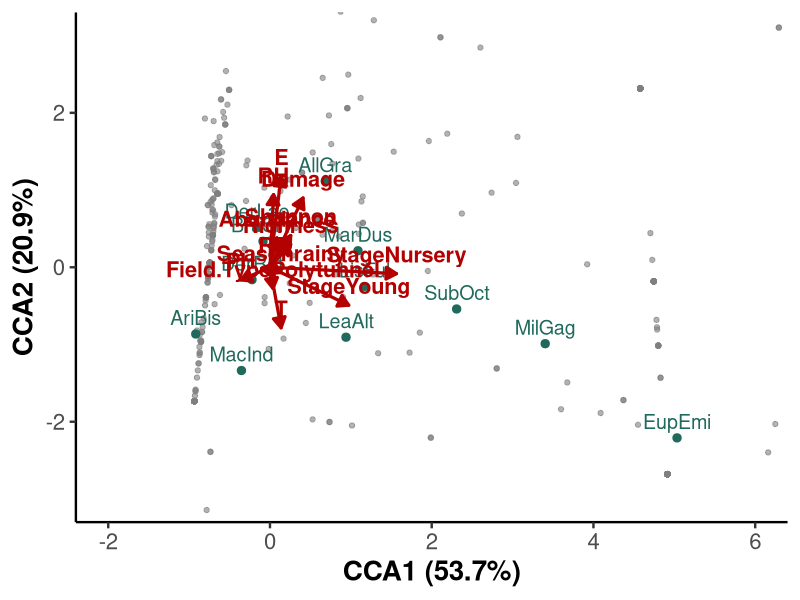
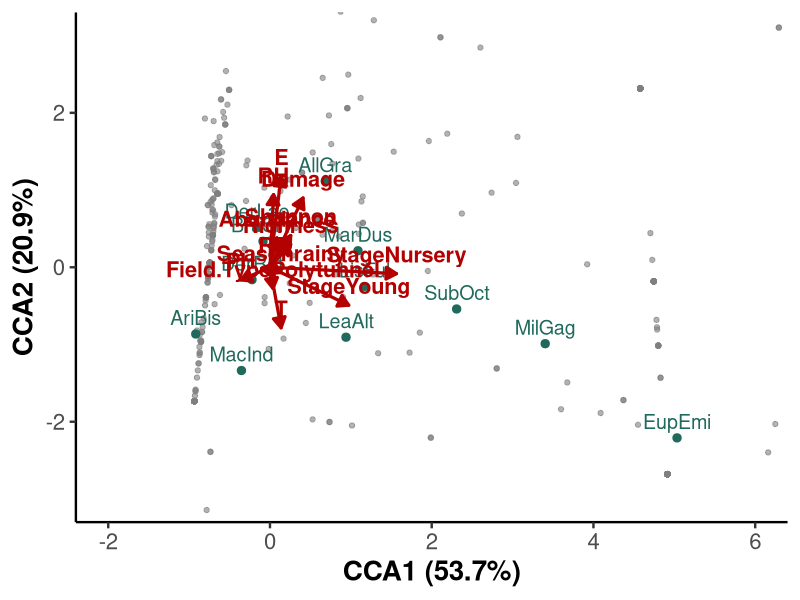

These charts were generated, in order, by the following R code:
#create species abundance matrix
species_mat <- read.csv("abun.csv")

#create environmental matrix
env_mat <- read.csv("env.csv")

#loading packages
library(vegan)
library(ggplot2)
library(grid)

#CCA model 1 for qutitative data
cca_model1 <- cca(species_mat ~ Field.Type + Season + Stage + Damage + Richness + Shannon + Abundance +
                    E + PH + RF + RH + T, data = env_mat)

summary(cca_model1)

#Check overall significance of the model
anova(cca_model1)#overall test of significance
anova(cca_model1, by = "axis")#test each CCA axis
anova(cca_model1, by = "term")#test each predictor

#Look at eigenvalues and variance explained
eigenvals(cca_model1)#eigenvalues of constrained axes
summary(cca_model1)$concont#proportion of variance explained

#Assess model fit (inertia)
cca_model1$CCA$tot.chi #total constrained inertia
cca_model1$tot.chi  #total inertia (all variance)
cca_model1$CCA$tot.chi / cca_model1$tot.chi   #% explained by constraints

#Explore collinearity among predictors
vif.cca(cca_model1)

#Cross-validation
RsquareAdj(cca_model1)

#save csv file for model summary
cca_anova <- anova(cca_model1, by = "term")
cca_anova_df <- as.data.frame(cca_anova)
write.csv(cca_anova_df, "CCA_Termwise_ANOVA.csv", row.names = TRUE)

#extract scores
sites_sc   <- scores(cca_model1, display = "sites",   choices = 1:2, scaling = 2)
species_sc <- scores(cca_model1, display = "species", choices = 1:2, scaling = 2)
biplot_sc  <- scores(cca_model1, display = "bp",      choices = 1:2, scaling = 2)

sites_df   <- as.data.frame(sites_sc)
species_df <- as.data.frame(species_sc); species_df$species <- rownames(species_df)
biplot_df  <- as.data.frame(biplot_sc);  biplot_df$variable <- rownames(biplot_df)

#rescale arrows to improve visibility
arrow_scale <- 2.0
biplot_df$CCA1 <- biplot_df$CCA1 * arrow_scale
biplot_df$CCA2 <- biplot_df$CCA2 * arrow_scale

#variance explained for axis labels
eig <- cca_model1$CCA$eig
var_pct <- round(100 * eig / sum(eig), 1)
x_lab <- paste0("CCA1 (", var_pct[1], "%)")
y_lab <- paste0("CCA2 (", var_pct[2], "%)")


#plotting cca
p <- ggplot() +
  # sites
  geom_point(data = sites_df, aes(CCA1, CCA2),
             color = "grey50", size = 1.5, alpha = 0.6) +
  # species
  geom_point(data = species_df, aes(CCA1, CCA2),
             color = "#206a5d", size = 2.5) +
  geom_text(data = species_df, aes(CCA1, CCA2, label = species),
            color = "#206a5d", size = 5, vjust = -0.6) +
  # environmental arrows
  geom_segment(data = biplot_df,
               aes(x = 0, y = 0, xend = CCA1, yend = CCA2),
               arrow = arrow(length = unit(0.3, "cm"), type = "closed"),
               lineend = "round", color = "#b30000", linewidth = 1.1) +
  geom_text(data = biplot_df, aes(CCA1, CCA2, label = variable),
            color = "#b30000", fontface = "bold", size = 5.5, vjust = -0.7) +
  #theme
  theme_classic(base_size = 18) +
  theme(
    axis.title = element_text(size = 20, face = "bold"),
    axis.text  = element_text(size = 16),
    plot.title = element_text(size = 20, face = "bold"),
    legend.position = "none"
  ) +
  labs(x = x_lab, y = y_lab) +
  #crop axis
  coord_cartesian(xlim = c(-2, 6), ylim = c(-3, 3))

p

#save as tiff
ggsave("CCA_plot_pub_final1.tiff", p, width = 8, height = 10, dpi = 600, compression = "lzw")


